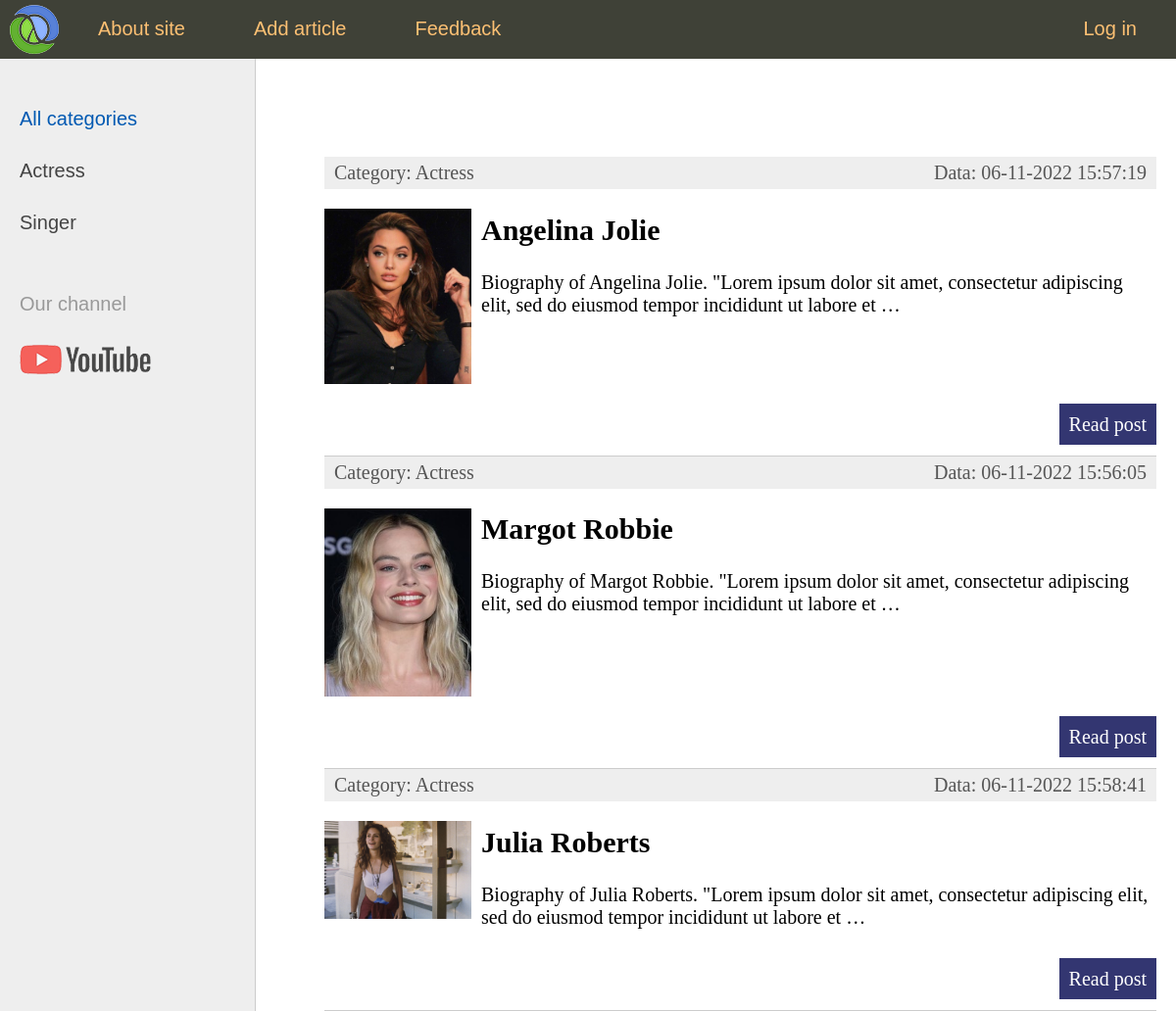
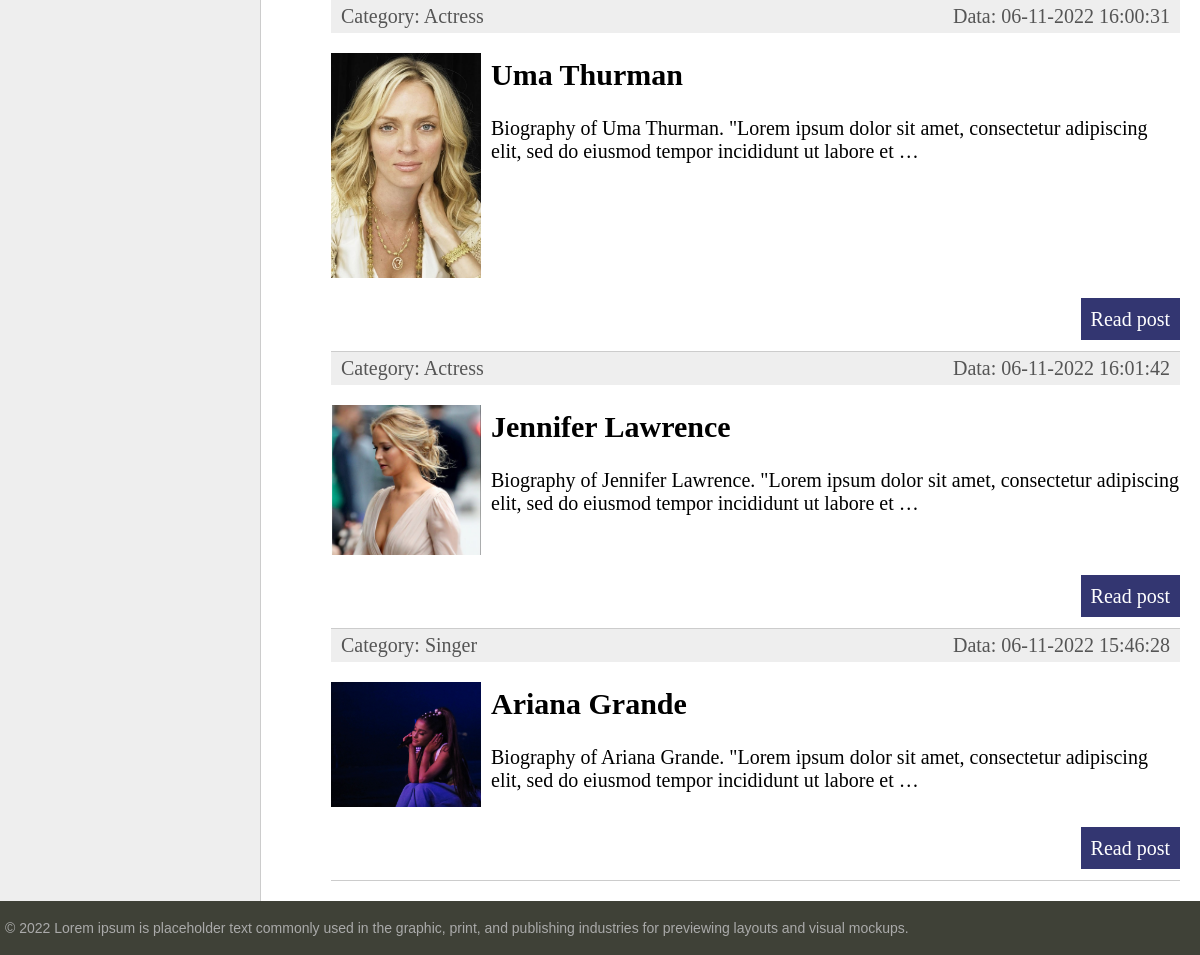
The page / on the database its author committed (2 pictures, top to bottom).
### women/models.py (models this page shows, shortened)
class Category(models.Model):
    name = models.CharField(max_length=100, db_index=True, verbose_name='Category')
    def __str__(self):
        return self.name
    def get_absolute_url(self):
        return reverse('category', kwargs={'cat_id': self.pk})
    class Meta:
        verbose_name = 'Category'
        verbose_name_plural = 'Categories'
        ordering = ['id']

class Women(models.Model):
    title = models.CharField(max_length=1000)
    content = models.TextField(blank=True)
    photo = models.ImageField(upload_to="photos/%Y/%m/%d/")
    time_create = models.DateTimeField(auto_now_add=True)
    time_update = models.DateTimeField(auto_now=True)
    is_published = models.BooleanField(default=True)
    cat = models.ForeignKey('Category', on_delete=models.PROTECT, null=True, verbose_name='Category')
    def get_absolute_url(self):
        return reverse('post', kwargs={'post_id': self.pk})
    class Meta:
        verbose_name = 'Famous women'
        verbose_name_plural = 'Famous women'
        ordering = ['time_create', 'title']

### women/views.py (the view)
# urls.py: path('', index, name='home'),
def index(request):
    posts = Women.objects.all()
    cats = Category.objects.all()
    context = {
        'posts': posts,
        'cats': cats,
        'menu': menu,
        'title': 'Main page',
        'cat_selected': 0,
    }
    return render(request, 'women/index.html', context=context)

### women/templates/women/index.html (shortened to what this page needs)
{% extends 'women/base.html' %}
{% block content %}
<ul class="list-articles">
	{% for p in posts %}
			<li><div class="article-panel">
		<p class="first">Category: {{p.cat}}</p>
		<p class="last">Data: {{p.time_update|date:"d-m-Y H:i:s"}}</p>
	</div>
{%if p.photo %}
	<p><img class="img-article-left thumb" src="{{p.photo.url}}"></p>
{% endif %}
				<h2>{{p.title}}</h2>
				{% autoescape on %}
				{{p.content|linebreaks|truncatewords:20}}
				{% endautoescape %}
			<p class="link-read-post"><a href="{{ p.get_absolute_url }}">Read post</a></p>
			</li>
	{% endfor %}
</ul>
{% endblock %}

### women/templates/women/base.html (shortened to what this page needs)
<!DOCTYPE html>
{% load static %}
<html>
<head>
	<link type="text/css" href="{% static 'women/css/styles.css' %}" rel="stylesheet" />
</head>
<body>
<table class="table-page" border=0 cellpadding="0" cellspacing="0">
<tr><td valign=top>
{% block mainmenu %}
		<div class="header">
			<ul id="mainmenu" class="mainmenu">
			<li class="logo"><a href="{%url 'home'%}"><div class="logo"></div></a></li>
{% for m in menu %}
	{% if not forloop.last %}
			<li><a href="{%url m.url_name%}">{{m.title}}</a></li>
	{% else %}
			<li class="last"><a href="{%url m.url_name%}">{{m.title}}</a></li>
	{% endif %}
{% endfor %}
			</ul>
		</div>
{% endblock mainmenu %}
<table class="table-content" border=0 cellpadding="0" cellspacing="0">
<tr>
	<td valign="top" class="left-chapters">
	<ul id="leftchapters">
{% if cat_selected == 0 %}
		<li class="selected">All categories</li>
{% else %}
		<li><a href="{% url 'home' %}">All categories</a></li>
{% endif %}
{% for c in cats %}
	{% if c.pk == cat_selected %}
		<li class="selected">{{c.name}}</li>
	{% else %}
		<li><a href="{{ c.get_absolute_url }}">{{c.name}}</a></1i>
	{% endif %}
{% endfor %}
		<li class="share">
		<p>Our channel</p>
		<a class="share-yt" href="https://www.youtube.com/channel/UClJzWfGWuGJL2t-3dYKcHTA/playlists" target="_blank" rel="nofollow"></a>
		</li>
	</ul>
</td>
<td valign="top" class="content">
	<div class="content-text">
{% block content %}
{% endblock %}
	</div>
</td></tr></table>
</td></tr>
<tr><td valign=top>
	<div id="footer">
		<p>&copy; 2022 Lorem ipsum is placeholder text commonly used in the graphic, print, and publishing industries for previewing layouts and visual mockups.</p>
	</div>
</td></tr></table>
</body>
</html>

### women/static/women/css/styles.css (style rules this page uses)
html, body { font-family: 'Arial'; margin: 0; padding: 0; height: 100%; width: 100%; color: #444; }
a { color: #0059b2; text-decoration: none; }
img { max-width: 600px; height: auto; }
img.img-article-left { max-width: 300px; height: auto; float: left; padding: 0 10px 10px 0; }
img.img-article-left.thumb { max-width: 150px; height: auto; }
p.link-read-post { text-align: right; }
p.link-read-post a { padding: 10px; min-width: 100px; background: #333671; color: #fff; text-decoration: none; }
div.article-panel { background: #eee; padding: 5px 10px 5px 10px; box-sizing: border-box; overflow: hidden; color: #555; }
div.article-panel p.first { margin: 0; float: left; }
div.article-panel p.last { margin: 0; float: right; }
ul.list-articles { list-style: none; margin: 0; padding: 0; }
ul.list-articles li { border-bottom: 1px solid #ccc; }
.table-page { width: 100%; height: 100%; vertical-align: top; }
.table-page tr { height: 100%; }
.header { background: #3F4137; height: 60px; }
.logo { background: url('../images/logo.png') no-repeat 10px 5px; width: 70px; height: 60px; }
ul.mainmenu { list-style: none; margin: 0; padding: 0; height: 60px; color: #fdc073; font-size: 20px; overflow: hidden; }
ul.mainmenu li { float: left; margin: 18px 40px 0 30px; }
ul.mainmenu li.logo { margin: 0; }
ul.mainmenu li.last { float: right; }
ul.mainmenu li a { color: #fdc073; text-decoration: none; }
.table-content { width: 100%; min-height: 100%; height: 100%; }
.left-chapters { margin: 0; background: #eee; border-right: 1px solid #ccc; min-height: 100%; }
.left-chapters ul { width: 230px; min-height: 100%; margin: 0; padding: 20px 10px 10px 20px; list-style: none; font-size: 20px; }
.left-chapters ul li { margin: 30px 0 0 0; color: #999; }
.left-chapters ul li.selected { color: #0059b2; }
.left-chapters ul li a { color: #444; text-decoration: none; }
.left-chapters ul li.share { margin: 60px 0 0 0; }
.left-chapters ul li.share p { margin: 30px 0 30px 0; }
.left-chapters ul li.share a { display: inline-block; width: 40px; height: 40px; margin: 0 20px 0 0; }
.left-chapters ul li.share a.share-yt { width: 100%; height: 30px; background: url('../images/share_yt.png') no-repeat 0 0 }
.content { padding: 40px 20px 20px 40px; width: 100%; box-sizing: border-box; }
.content-text { margin: 60px 0 0 30px; color: #000; font-size: 20px; font-family: Yandex Sans Display Light; }
#footer { box-sizing: border-box; background: #3F4137; padding: 5px; color: #aaa; font-size: 14px; font-family: Verdana, Geneva, Arial, Helvetica; text-align: left; overflow: hidden; }

### rows shown on the page
Category: name "Actress"
Category: name "Singer"
Women: cat "Actress", time_update "06-11-2022 15:57:19", photo (picture), title "Angelina Jolie", content "Biography of Angelina Jolie. \"Lorem ipsum dolor sit amet, consectetur adipiscing elit, sed do eiusmod tempor incididunt ut labore et …"
Women: cat "Actress", time_update "06-11-2022 15:56:05", photo (picture), title "Margot Robbie", content "Biography of Margot Robbie. \"Lorem ipsum dolor sit amet, consectetur adipiscing elit, sed do eiusmod tempor incididunt ut labore et …"
Women: cat "Actress", time_update "06-11-2022 15:58:41", photo (picture), title "Julia Roberts", content "Biography of Julia Roberts. \"Lorem ipsum dolor sit amet, consectetur adipiscing elit, sed do eiusmod tempor incididunt ut labore et …"
Women: cat "Actress", time_update "06-11-2022 16:00:31", photo (picture), title "Uma Thurman", content "Biography of Uma Thurman. \"Lorem ipsum dolor sit amet, consectetur adipiscing elit, sed do eiusmod tempor incididunt ut labore et …"
Women: cat "Actress", time_update "06-11-2022 16:01:42", photo (picture), title "Jennifer Lawrence", content "Biography of Jennifer Lawrence. \"Lorem ipsum dolor sit amet, consectetur adipiscing elit, sed do eiusmod tempor incididunt ut labore et …"
Women: cat "Singer", time_update "06-11-2022 15:46:28", photo (picture), title "Ariana Grande", content "Biography of Ariana Grande. \"Lorem ipsum dolor sit amet, consectetur adipiscing elit, sed do eiusmod tempor incididunt ut labore et …"

### other values the page prints
{{ m.title }} "About site" "Add article" "Feedback"
{{ m.title }} "Log in"
